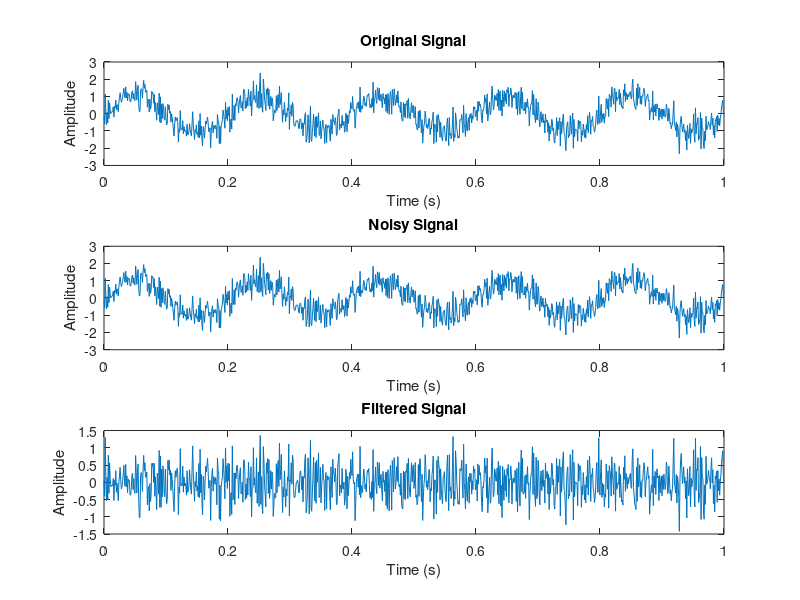

Write the MATLAB code that produced this figure.
% Generate a noisy signal with white Gaussian noise
fs = 1000; % Sampling frequency (Hz)
t = 0:1/fs:1; % Time vector (1 second)
signal = sin(2*pi*5*t) + 0.5*randn(size(t)); % Signal with added noise

% Design a Butterworth IIR filter
order = 4; % Filter order
cutoff_freq = 30; % Cutoff frequency for the filter (adjust as needed)
[b, a] = butter(order, cutoff_freq / (fs/2), 'high');

% Apply the IIR filter to remove noise
filtered_signal = filtfilt(b, a, signal);

% Plot the original signal, noisy signal, and filtered signal
figure;
subplot(3,1,1);
plot(t, signal);
title('Original Signal');
xlabel('Time (s)');
ylabel('Amplitude');

subplot(3,1,2);
plot(t, signal);
title('Noisy Signal');
xlabel('Time (s)');
ylabel('Amplitude');

subplot(3,1,3);
plot(t, filtered_signal);
title('Filtered Signal');
xlabel('Time (s)');
ylabel('Amplitude');
